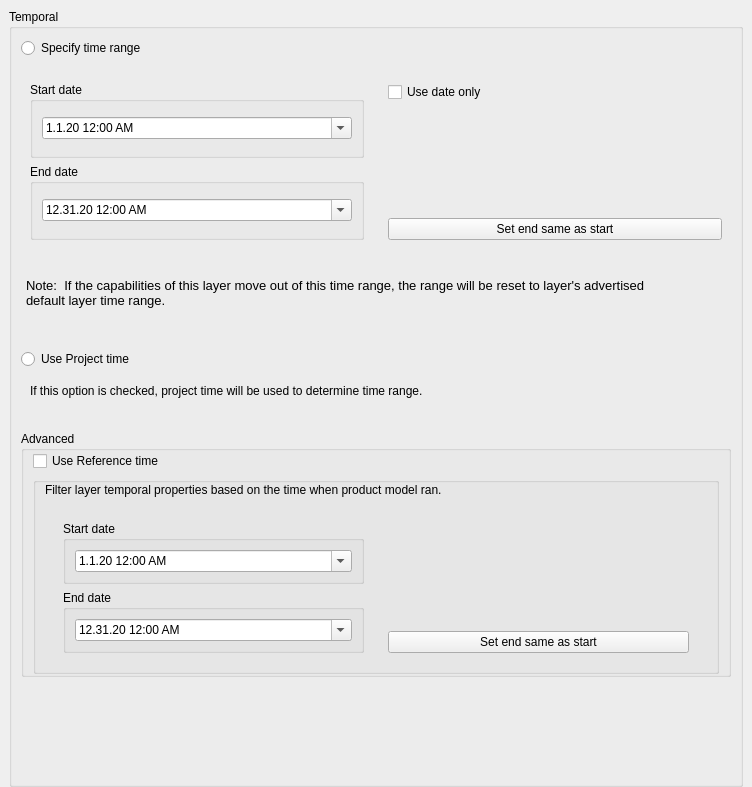
<?xml version="1.0" encoding="UTF-8"?>
<ui version="4.0">
 <class>QgsTemporalLayerWidgetBase</class>
 <widget class="QWidget" name="QgsTemporalLayerWidgetBase">
  <property name="geometry">
   <rect>
    <x>0</x>
    <y>0</y>
    <width>752</width>
    <height>787</height>
   </rect>
  </property>
  <property name="windowTitle">
   <string>Form</string>
  </property>
  <layout class="QVBoxLayout" name="verticalLayout_3">
   <property name="leftMargin">
    <number>0</number>
   </property>
   <property name="topMargin">
    <number>0</number>
   </property>
   <property name="rightMargin">
    <number>0</number>
   </property>
   <property name="bottomMargin">
    <number>0</number>
   </property>
   <item>
    <widget class="QgsScrollArea" name="scrollArea">
     <property name="frameShape">
      <enum>QFrame::NoFrame</enum>
     </property>
     <property name="widgetResizable">
      <bool>true</bool>
     </property>
     <widget class="QWidget" name="scrollAreaWidgetContents">
      <property name="geometry">
       <rect>
        <x>0</x>
        <y>0</y>
        <width>752</width>
        <height>787</height>
       </rect>
      </property>
      <layout class="QVBoxLayout" name="verticalLayout_5">
       <property name="topMargin">
        <number>9</number>
       </property>
       <property name="bottomMargin">
        <number>0</number>
       </property>
       <item>
        <widget class="QgsCollapsibleGroupBox" name="mTemporalGroupBox">
         <property name="enabled">
          <bool>true</bool>
         </property>
         <property name="styleSheet">
          <string notr="true">QgsCollapsibleGroupBoxBasic::title, QgsCollapsibleGroupBox::title {  subcontrol-origin: margin;  subcontrol-position: top left;  margin-left: 20px;  margin-right: 5px;  left: 0px;  top: 1px;}QgsCollapsibleGroupBoxBasic::title, QgsCollapsibleGroupBox::title {  subcontrol-origin: margin;  subcontrol-position: top left;  margin-left: 20px;  margin-right: 5px;  left: 0px;  top: 1px;}QgsCollapsibleGroupBoxBasic::title, QgsCollapsibleGroupBox::title {  subcontrol-origin: margin;  subcontrol-position: top left;  margin-left: 20px;  margin-right: 5px;  left: 0px;  top: 1px;}QgsCollapsibleGroupBoxBasic::title, QgsCollapsibleGroupBox::title {  subcontrol-origin: margin;  subcontrol-position: top left;  margin-left: 20px;  margin-right: 5px;  left: 0px;  top: 1px;}
background: white;QgsCollapsibleGroupBoxBasic::title, QgsCollapsibleGroupBox::title {  subcontrol-origin: margin;  subcontrol-position: top left;  margin-left: 20px;  margin-right: 5px;  left: 0px;  top: 1px;}QgsCollapsibleGroupBoxBasic::title, QgsCollapsibleGroupBox::title {  subcontrol-origin: margin;  subcontrol-position: top left;  margin-left: 20px;  margin-right: 5px;  left: 0px;  top: 1px;}QgsCollapsibleGroupBoxBasic::title, QgsCollapsibleGroupBox::title {  subcontrol-origin: margin;  subcontrol-position: top left;  margin-left: 20px;  margin-right: 5px;  left: 0px;  top: 1px;}QgsCollapsibleGroupBoxBasic::title, QgsCollapsibleGroupBox::title {  subcontrol-origin: margin;  subcontrol-position: top left;  margin-left: 20px;  margin-right: 5px;  left: 0px;  top: 1px;}QgsCollapsibleGroupBoxBasic::title, QgsCollapsibleGroupBox::title {  subcontrol-origin: margin;  subcontrol-position: top left;  margin-left: 20px;  margin-right: 5px;  left: 0px;  top: 1px;}QgsCollapsibleGroupBoxBasic::title, QgsCollapsibleGroupBox::title {  subcontrol-origin: margin;  subcontrol-position: top left;  margin-left: 20px;  margin-right: 5px;  left: 0px;  top: 1px;}QgsCollapsibleGroupBoxBasic::title, QgsCollapsibleGroupBox::title {  subcontrol-origin: margin;  subcontrol-position: top left;  margin-left: 20px;  margin-right: 5px;  left: 0px;  top: 1px;}</string>
         </property>
         <property name="title">
          <string>Temporal</string>
         </property>
         <property name="collapsed">
          <bool>false</bool>
         </property>
         <property name="syncGroup">
          <string notr="true">rastertransp</string>
         </property>
         <property name="saveCollapsedState">
          <bool>true</bool>
         </property>
         <layout class="QVBoxLayout" name="verticalLayout_9">
          <property name="leftMargin">
           <number>0</number>
          </property>
          <property name="topMargin">
           <number>0</number>
          </property>
          <property name="rightMargin">
           <number>0</number>
          </property>
          <item>
           <widget class="QFrame" name="frame_5">
            <property name="frameShape">
             <enum>QFrame::NoFrame</enum>
            </property>
            <property name="frameShadow">
             <enum>QFrame::Raised</enum>
            </property>
            <property name="lineWidth">
             <number>0</number>
            </property>
            <layout class="QVBoxLayout" name="verticalLayout_11">
             <item>
              <widget class="QRadioButton" name="mLayerRadioButton">
               <property name="text">
                <string>Specify time range</string>
               </property>
              </widget>
             </item>
            </layout>
           </widget>
          </item>
          <item>
           <widget class="QFrame" name="frame">
            <property name="frameShape">
             <enum>QFrame::NoFrame</enum>
            </property>
            <property name="frameShadow">
             <enum>QFrame::Raised</enum>
            </property>
            <property name="lineWidth">
             <number>0</number>
            </property>
            <layout class="QHBoxLayout" name="horizontalLayout">
             <property name="topMargin">
              <number>0</number>
             </property>
             <item>
              <widget class="QFrame" name="frame_3">
               <property name="frameShape">
                <enum>QFrame::NoFrame</enum>
               </property>
               <property name="frameShadow">
                <enum>QFrame::Raised</enum>
               </property>
               <property name="lineWidth">
                <number>1</number>
               </property>
               <layout class="QVBoxLayout" name="verticalLayout_2">
                <item>
                 <widget class="QGroupBox" name="startTemporalDateTimeGroupBox">
                  <property name="title">
                   <string>Start date</string>
                  </property>
                  <layout class="QVBoxLayout" name="verticalLayout_10">
                   <item>
                    <widget class="QDateTimeEdit" name="mStartTemporalDateTimeEdit">
                     <property name="dateTime">
                      <datetime>
                       <hour>0</hour>
                       <minute>0</minute>
                       <second>0</second>
                       <year>2020</year>
                       <month>1</month>
                       <day>1</day>
                      </datetime>
                     </property>
                     <property name="date">
                      <date>
                       <year>2020</year>
                       <month>1</month>
                       <day>1</day>
                      </date>
                     </property>
                     <property name="displayFormat">
                      <string>M.d.yy h:mm AP</string>
                     </property>
                     <property name="calendarPopup">
                      <bool>true</bool>
                     </property>
                    </widget>
                   </item>
                  </layout>
                 </widget>
                </item>
                <item>
                 <widget class="QGroupBox" name="endTemporalDateTimeGroupBox">
                  <property name="title">
                   <string>End date</string>
                  </property>
                  <layout class="QVBoxLayout" name="verticalLayout">
                   <item>
                    <widget class="QDateTimeEdit" name="mEndTemporalDateTimeEdit">
                     <property name="dateTime">
                      <datetime>
                       <hour>0</hour>
                       <minute>0</minute>
                       <second>0</second>
                       <year>2020</year>
                       <month>12</month>
                       <day>31</day>
                      </datetime>
                     </property>
                     <property name="date">
                      <date>
                       <year>2020</year>
                       <month>12</month>
                       <day>31</day>
                      </date>
                     </property>
                     <property name="time">
                      <time>
                       <hour>0</hour>
                       <minute>0</minute>
                       <second>0</second>
                      </time>
                     </property>
                     <property name="displayFormat">
                      <string>M.d.yy h:mm AP</string>
                     </property>
                     <property name="calendarPopup">
                      <bool>true</bool>
                     </property>
                    </widget>
                   </item>
                  </layout>
                 </widget>
                </item>
               </layout>
              </widget>
             </item>
             <item>
              <widget class="QFrame" name="frame_4">
               <property name="frameShape">
                <enum>QFrame::NoFrame</enum>
               </property>
               <property name="frameShadow">
                <enum>QFrame::Raised</enum>
               </property>
               <property name="lineWidth">
                <number>1</number>
               </property>
               <layout class="QVBoxLayout" name="verticalLayout_21">
                <item>
                 <widget class="QCheckBox" name="mDisableTime">
                  <property name="text">
                   <string>Use date only</string>
                  </property>
                 </widget>
                </item>
                <item>
                 <spacer name="verticalSpacer_3">
                  <property name="orientation">
                   <enum>Qt::Vertical</enum>
                  </property>
                  <property name="sizeHint" stdset="0">
                   <size>
                    <width>20</width>
                    <height>110</height>
                   </size>
                  </property>
                 </spacer>
                </item>
                <item>
                 <widget class="QPushButton" name="mSetEndAsStartNormalButton">
                  <property name="text">
                   <string>Set end same as start</string>
                  </property>
                 </widget>
                </item>
               </layout>
              </widget>
             </item>
            </layout>
           </widget>
          </item>
          <item>
           <widget class="QFrame" name="frame_2">
            <property name="frameShape">
             <enum>QFrame::NoFrame</enum>
            </property>
            <property name="frameShadow">
             <enum>QFrame::Raised</enum>
            </property>
            <property name="lineWidth">
             <number>0</number>
            </property>
            <layout class="QVBoxLayout" name="verticalLayout_12">
             <item>
              <widget class="QTextBrowser" name="textBrowser">
               <property name="maximumSize">
                <size>
                 <width>674</width>
                 <height>70</height>
                </size>
               </property>
               <property name="styleSheet">
                <string notr="true">background: transparent;</string>
               </property>
               <property name="html">
                <string>&lt;!DOCTYPE HTML PUBLIC &quot;-//W3C//DTD HTML 4.0//EN&quot; &quot;http://www.w3.org/TR/REC-html40/strict.dtd&quot;&gt;
&lt;html&gt;&lt;head&gt;&lt;meta name=&quot;qrichtext&quot; content=&quot;1&quot; /&gt;&lt;style type=&quot;text/css&quot;&gt;
p, li { white-space: pre-wrap; }
&lt;/style&gt;&lt;/head&gt;&lt;body style=&quot; font-family:'Ubuntu'; font-size:11pt; font-weight:400; font-style:normal;&quot;&gt;
&lt;p style=&quot; margin-top:0px; margin-bottom:0px; margin-left:0px; margin-right:0px; -qt-block-indent:0; text-indent:0px;&quot;&gt;&lt;span style=&quot; font-size:10pt;&quot;&gt;Note:  If the capabilities of this layer move out of this time range, the range will be reset to layer's advertised  default layer time range.&lt;/span&gt;&lt;/p&gt;&lt;/body&gt;&lt;/html&gt;</string>
               </property>
              </widget>
             </item>
             <item>
              <widget class="QRadioButton" name="mProjectRadioButton">
               <property name="text">
                <string>Use Project time</string>
               </property>
              </widget>
             </item>
             <item>
              <widget class="QFrame" name="frame_7">
               <property name="frameShape">
                <enum>QFrame::NoFrame</enum>
               </property>
               <property name="frameShadow">
                <enum>QFrame::Raised</enum>
               </property>
               <property name="lineWidth">
                <number>1</number>
               </property>
               <layout class="QVBoxLayout" name="verticalLayout_13">
                <item>
                 <widget class="QLabel" name="label">
                  <property name="styleSheet">
                   <string notr="true">font-size:12px;</string>
                  </property>
                  <property name="text">
                   <string>If this option is checked, project time will be used to determine time range.</string>
                  </property>
                 </widget>
                </item>
               </layout>
              </widget>
             </item>
            </layout>
           </widget>
          </item>
          <item>
           <widget class="QFrame" name="frame_6">
            <property name="frameShape">
             <enum>QFrame::NoFrame</enum>
            </property>
            <property name="frameShadow">
             <enum>QFrame::Raised</enum>
            </property>
            <property name="lineWidth">
             <number>0</number>
            </property>
            <layout class="QVBoxLayout" name="verticalLayout_17">
             <item>
              <widget class="QgsCollapsibleGroupBox" name="mAdvancedGroupBox">
               <property name="title">
                <string>Advanced</string>
               </property>
               <property name="collapsed">
                <bool>false</bool>
               </property>
               <layout class="QVBoxLayout" name="verticalLayout_4">
                <property name="topMargin">
                 <number>0</number>
                </property>
                <property name="bottomMargin">
                 <number>0</number>
                </property>
                <item>
                 <widget class="QCheckBox" name="mReferenceCheckBox">
                  <property name="text">
                   <string>Use Reference time</string>
                  </property>
                 </widget>
                </item>
                <item>
                 <widget class="QGroupBox" name="groupBox">
                  <property name="title">
                   <string/>
                  </property>
                  <layout class="QVBoxLayout" name="verticalLayout_18">
                   <property name="leftMargin">
                    <number>9</number>
                   </property>
                   <property name="topMargin">
                    <number>0</number>
                   </property>
                   <property name="bottomMargin">
                    <number>0</number>
                   </property>
                   <item>
                    <widget class="QLabel" name="label_3">
                     <property name="styleSheet">
                      <string notr="true">font-size:12px;</string>
                     </property>
                     <property name="text">
                      <string>Filter layer temporal properties based on the time when product model ran. </string>
                     </property>
                    </widget>
                   </item>
                   <item>
                    <widget class="QFrame" name="frame_10">
                     <property name="frameShape">
                      <enum>QFrame::NoFrame</enum>
                     </property>
                     <property name="frameShadow">
                      <enum>QFrame::Raised</enum>
                     </property>
                     <property name="lineWidth">
                      <number>1</number>
                     </property>
                     <layout class="QHBoxLayout" name="horizontalLayout_4">
                      <item>
                       <widget class="QFrame" name="frame_9">
                        <property name="frameShape">
                         <enum>QFrame::NoFrame</enum>
                        </property>
                        <property name="frameShadow">
                         <enum>QFrame::Raised</enum>
                        </property>
                        <property name="lineWidth">
                         <number>1</number>
                        </property>
                        <layout class="QVBoxLayout" name="verticalLayout_19">
                         <item>
                          <widget class="QGroupBox" name="startReferenceDateTimeGroupBox">
                           <property name="title">
                            <string>Start date</string>
                           </property>
                           <layout class="QVBoxLayout" name="verticalLayout_15">
                            <item>
                             <widget class="QDateTimeEdit" name="mStartReferenceDateTimeEdit">
                              <property name="dateTime">
                               <datetime>
                                <hour>0</hour>
                                <minute>0</minute>
                                <second>0</second>
                                <year>2020</year>
                                <month>1</month>
                                <day>1</day>
                               </datetime>
                              </property>
                              <property name="date">
                               <date>
                                <year>2020</year>
                                <month>1</month>
                                <day>1</day>
                               </date>
                              </property>
                              <property name="displayFormat">
                               <string>M.d.yy h:mm AP</string>
                              </property>
                              <property name="calendarPopup">
                               <bool>true</bool>
                              </property>
                             </widget>
                            </item>
                           </layout>
                          </widget>
                         </item>
                         <item>
                          <widget class="QGroupBox" name="endReferenceDateTimeGroupBox">
                           <property name="title">
                            <string>End date</string>
                           </property>
                           <layout class="QVBoxLayout" name="verticalLayout_14">
                            <item>
                             <widget class="QDateTimeEdit" name="mEndReferenceDateTimeEdit">
                              <property name="dateTime">
                               <datetime>
                                <hour>0</hour>
                                <minute>0</minute>
                                <second>0</second>
                                <year>2020</year>
                                <month>12</month>
                                <day>31</day>
                               </datetime>
                              </property>
                              <property name="date">
                               <date>
                                <year>2020</year>
                                <month>12</month>
                                <day>31</day>
                               </date>
                              </property>
                              <property name="time">
                               <time>
                                <hour>0</hour>
                                <minute>0</minute>
                                <second>0</second>
                               </time>
                              </property>
                              <property name="displayFormat">
                               <string>M.d.yy h:mm AP</string>
                              </property>
                              <property name="calendarPopup">
                               <bool>true</bool>
                              </property>
                             </widget>
                            </item>
                           </layout>
                          </widget>
                         </item>
                        </layout>
                       </widget>
                      </item>
                      <item>
                       <widget class="QFrame" name="frame_8">
                        <property name="frameShape">
                         <enum>QFrame::NoFrame</enum>
                        </property>
                        <property name="frameShadow">
                         <enum>QFrame::Raised</enum>
                        </property>
                        <property name="lineWidth">
                         <number>1</number>
                        </property>
                        <layout class="QVBoxLayout" name="verticalLayout_16">
                         <item>
                          <spacer name="verticalSpacer_2">
                           <property name="orientation">
                            <enum>Qt::Vertical</enum>
                           </property>
                           <property name="sizeHint" stdset="0">
                            <size>
                             <width>20</width>
                             <height>40</height>
                            </size>
                           </property>
                          </spacer>
                         </item>
                         <item>
                          <widget class="QPushButton" name="mSetEndAsStartReferenceButton">
                           <property name="text">
                            <string>Set end same as start</string>
                           </property>
                          </widget>
                         </item>
                        </layout>
                       </widget>
                      </item>
                     </layout>
                    </widget>
                   </item>
                  </layout>
                 </widget>
                </item>
               </layout>
              </widget>
             </item>
            </layout>
           </widget>
          </item>
          <item>
           <spacer name="verticalSpacer">
            <property name="orientation">
             <enum>Qt::Vertical</enum>
            </property>
            <property name="sizeHint" stdset="0">
             <size>
              <width>20</width>
              <height>40</height>
             </size>
            </property>
           </spacer>
          </item>
         </layout>
        </widget>
       </item>
      </layout>
     </widget>
    </widget>
   </item>
  </layout>
 </widget>
 <customwidgets>
  <customwidget>
   <class>QgsCollapsibleGroupBox</class>
   <extends>QGroupBox</extends>
   <header>qgscollapsiblegroupbox.h</header>
   <container>1</container>
  </customwidget>
  <customwidget>
   <class>QgsScrollArea</class>
   <extends>QScrollArea</extends>
   <header>qgsscrollarea.h</header>
   <container>1</container>
  </customwidget>
 </customwidgets>
 <resources/>
 <connections/>
</ui>
